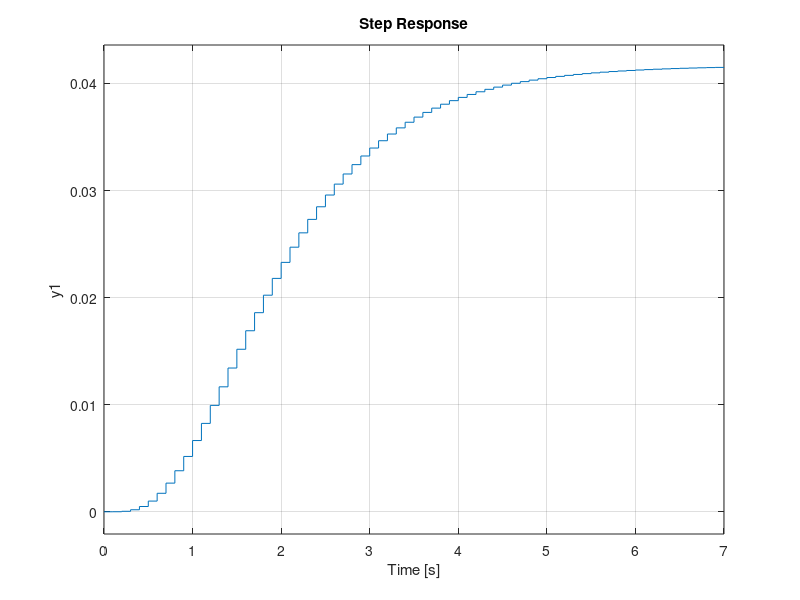

MATLAB code to generate this figure: (Note: this script raises an error after producing the figure.)
% =========================================================================
%  Self-Organizing Map (SOM) Neural Network
%  Author      : Mohammad Dehbozorgi (MO.DBZ)
%  Created on  : 1404/01/31 (Persian Calendar)
%  Updated on  : 2025/04/20
%  Description : Competitive DT LQR with idare
% =========================================================================
%  License:
%  This code is provided as-is without any warranty. 
%  You may use, modify, and distribute it for educational 
%  and research purposes with proper credit to the author.
% =========================================================================

clc;
clear all;
close all ;

%% Creat Data in Contino
Ac = [0 1 0 0;0 0 1 0;0 0 0 1;-24 -50 -35 -10];
Bc = [0 0 0 1]';
Cc = [1 0 0 0];
Dc = 0;

%% Data convert continu to discreat 

sys_c = ss(Ac,Bc,Cc,Dc);
Ts = 0.1;
sys_d = c2d (sys_c,Ts);
step (sys_d)
A = sys_d.a ; 
B = sys_d.b ; 
%% Solve LQR with idare
n = size(A,1);
R = 1;
Q = eye (n);
E = eye(n);
S = zeros(n , 1);
[P_lqr,K_lqr,L_lqr] = idare(A,B,Q,R,S,E);

